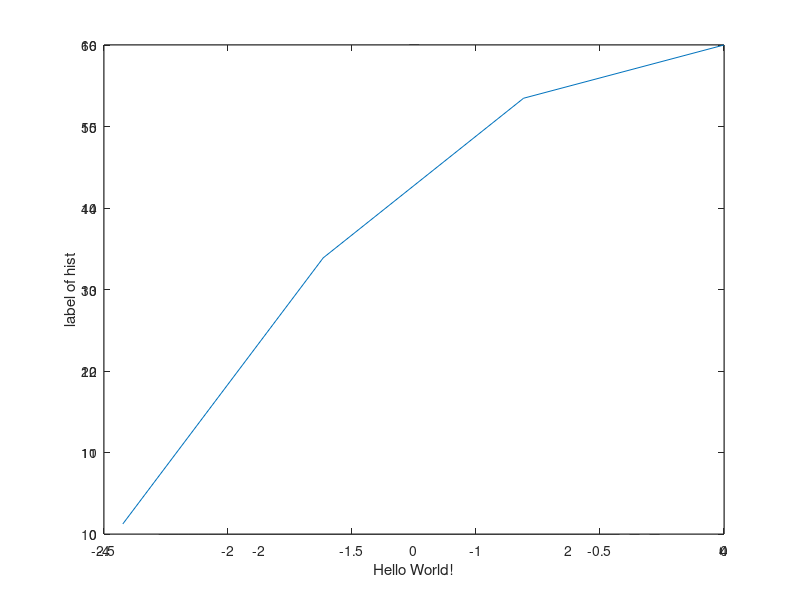

Here is the MATLAB script that generated this plot:
%// example data
clear all
rng(0,'twister')
data = randn(1000,1);

% w: prevent the axes from being skewed
x = linspace(-4,4,100);
% x_q = quantile(x,0.2:0.1:0.8);
% y = 16 - x_q.^2;
% y = 16 - x.^2;
y = -2.*ones(size(x));

%// generate two axes at same position
ax1 = axes;
ax2 = axes('Position', get(ax1, 'Position'),'Color','none');

%// move second axis to the right, remove x-ticks and labels
set(ax2,'YAxisLocation','right')
set(ax2,'XTick',[])

%// plot hist and line plot
hist(ax1,data,50); hold on
% plot(ax2,x_q,y)
plot(ax2,x,y,'k')

ylabel(ax1,'label of hist')
ylabel(ax2,'label of plot')
xlabel(ax1,'Hello World!')

x_point = quantile(data(:,1),[0.16 0.84]);                           %<- to change
% x_point = x_point +[0.06, -0.06];
% line([x_point(1) x_point(1)],[0 16*10^5], 'Color', 'r','Linestyle',':')
% line([x_point(2) x_point(2)],[0 16*10^5], 'Color', 'r','Linestyle','--')
line([x_point(1) x_point(1)],[-2 16], 'Color', 'r','Linestyle','--')
line([x_point(2) x_point(2)],[-2 16], 'Color', 'r','Linestyle','--')
text(x_point(1)+0.1,0.001,'16%')
text(x_point(2)+0.1,0.001,'84%')

x_q = quantile(x,0.2:0.1:0.5);                                % w: now can change the quantile as wish without the lines being shifted
y = 16 - x_q.^2;
plot(ax2,x_q,y)